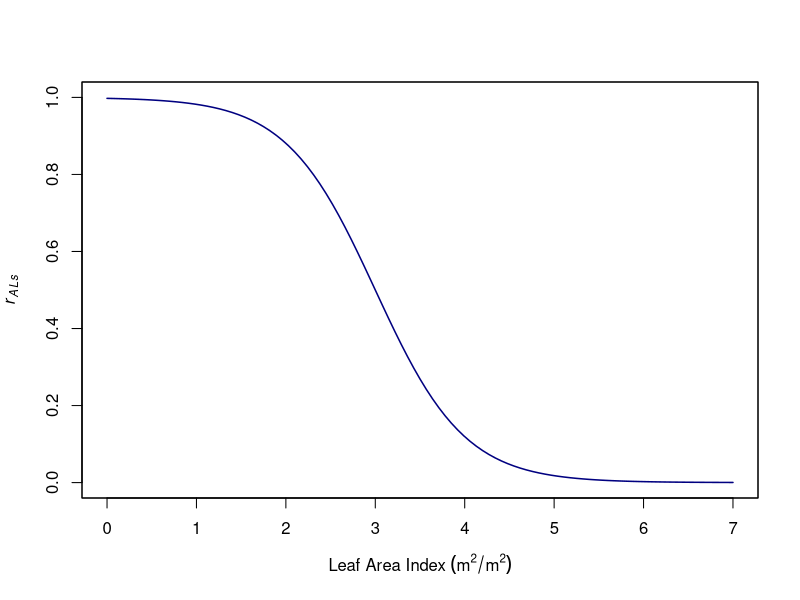
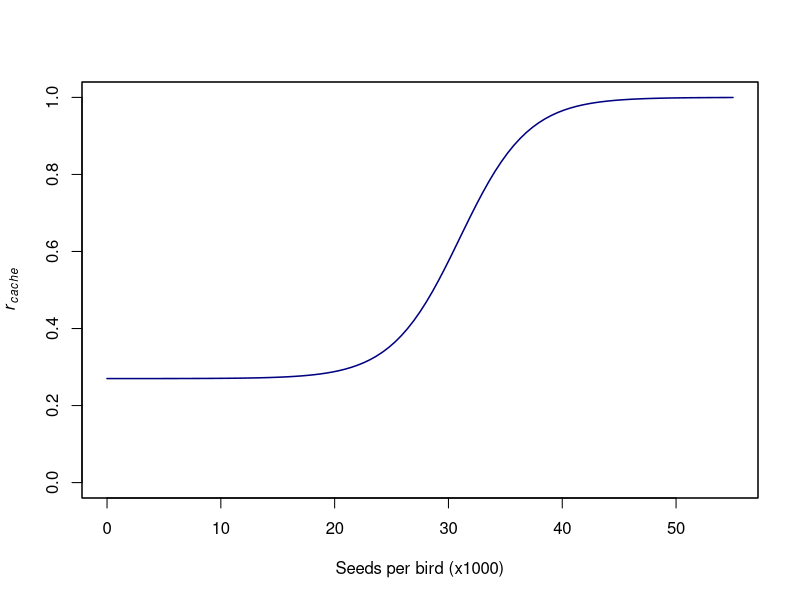
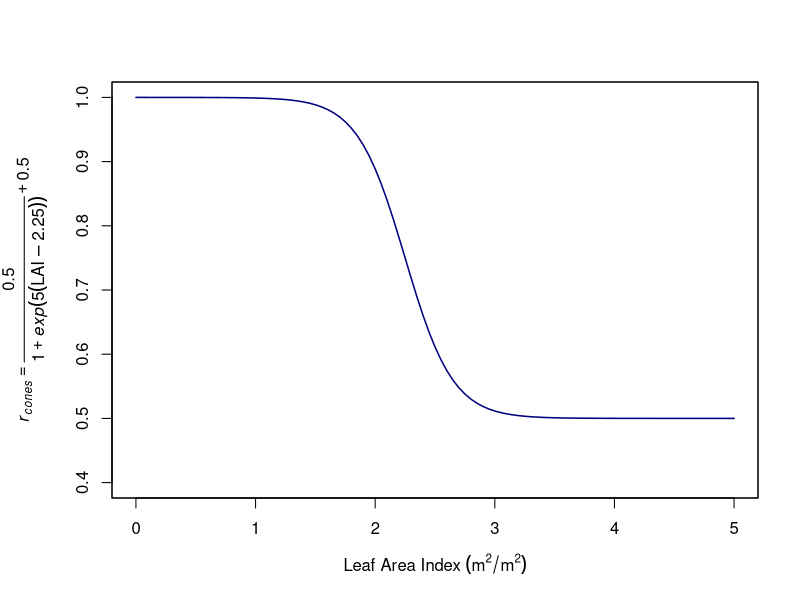
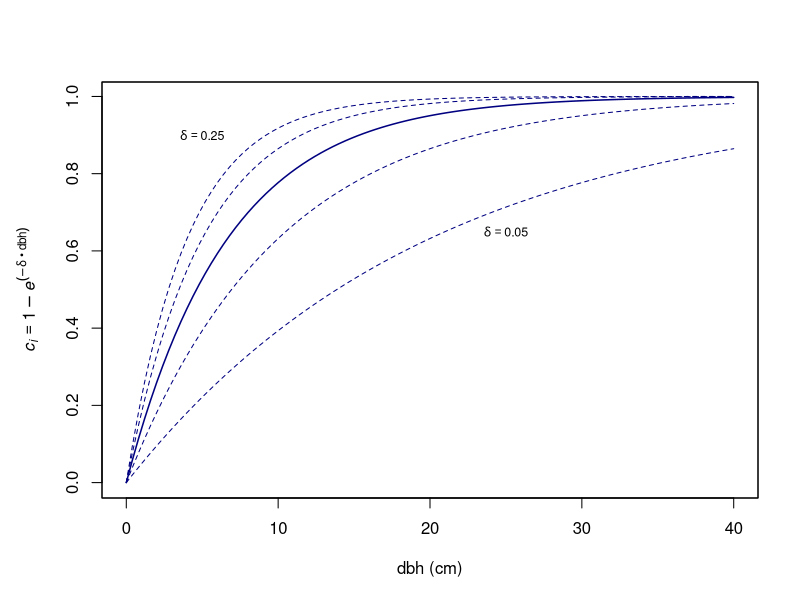

Generate these figures, in order, with R:
###################################################
### Functions for Non-linear Parameters
####################################################
rm(list=ls())
######################################################################
nonlinear <- function(Grid=FALSE,KeanePts=FALSE,Coop=FALSE,Keane=FALSE) {

# Coop = Plot Jon Coop's field data relationship between age vs. fecundity
# Keane = Plot r.ALs relationships from Keane et al. 1996
# KeanePts = Plot the raw points from Keane et al. 1990 paper for r.cache function
# Plots = how many plots to make (4 = all)
# Grid = plot graphs in a 2 graphs/pane window

##################################################################
################# General Sigmoid Function #######################
### K = asymptote; c = inflection point; m = slope of line at c ##
##################################################################
if (Coop) {
K = 0.5; c = 24; m = 5.5; a=1              ### From Jon Coop's data on Age vs Fecundity field data
curve(K/(1+exp((-x+c)/m)), from = 0, to = 75)
}
########################################################
### Make decreasing fecundity as a fuction of density ##
############################################################################
### a + K = max fecundity (upper bound); K = min fecundity (lower bound) 
### b = strength of relationship (initial slope)
############################################################################
### x = LAI in following equations; from Keane et al. (1996) Fire-BGC
if (Keane) {
par(mfrow=c(1,2))
curve(exp(-0.8*x), from= 0, to= 5, col=2, lwd=1.5, xlab = expression(paste(Leaf," ", Area," ", Index," ", (m^2/m^2))), ylab="r.als", main="Relationship between LAI and r.als")
curve(exp(-0.35*(x+0.5)), from= 0, to= 5, col=3, lwd=1.5, add=T) 
curve(1-exp(-0.25*x-0.2), from= 0, to= 5, col=4, lwd=1.5, add=T)
}




#######################
### r.ALs in our Model
#######################
if (Grid) par(mfrow=c(2,2))
p = 3; m = 2; a = 1
curve(a/(1+exp(m*(x-p))), from= 0, to= 7, 
	ylim= c(0,1), 
	xlab = expression(paste(Leaf," ", Area," ", Index," ", (m^2/m^2))),
	ylab= expression(italic(r[ALs])), 
	main= "",
	col='navy', 
	lwd=1.5); box()





#####################################
### r.cache factor function  (Keane et al. 1996)
#####################################
if (KeanePts) {
x = c(0.00001, seq(120, 600, 60))*60/1000
y = c(0.24, 0.25, 0.255, 0.27, 0.29, 0.33, 0.4, 0.48, 0.6, 0.99)
plot(x,y, ylim=c(0,1), xlab='Seeds/Bird')
}






########################
########################
### 58.8 seed/cone
### K + b = Upper bound ### b = Lower bound ### c = point of inflexion ### m = slope at c
K = 0.73; c = 31; m = 3; b = 0.27
curve(K/(1+exp((c-x)/m)) + b, from= 0, to= 55, 
	ylim=c(0,1), 
	col= "navy", lwd=1.5, 
	main= "", 
	xlab= "Seeds per bird (x1000)", 
	ylab=expression(italic(r[cache]))); box()

# Alternative version w/o nBirds
#K = 0.73; c = 93; m = 9; b = 0.27
#curve(K/(1+exp((c-x)/m)) + b, from= 0, to= 150,
#	ylim = c(0,1), 
#	col = "navy", lwd=1.5, 
#	main = "", 
#	xlab = "Seeds/ha (x1000)",
#	#xlab = expression(paste(frac("seeds","hectare"))),
#	ylab = expression(italic(r[cache])))






##################################################################
### a+K = max fecundity (upper bound); K = min fecundity (lower bound)
### p = inflection point; m = slope at p
##################################################################
p = 2.25; m = 5; a = 0.5; K= 0.5
par(mar=c(5,5.5,4,2)+0.1)
curve((a/(1+exp(m*(x-p)))+K), from= 0, to= 5, ylim=c(0.4,1), 
	ylab = expression(paste(italic(r[cones])==frac(0.5,1+italic(exp)(5*(LAI-2.25)))+0.5)),
	main = "", 
	xlab = expression(paste(Leaf," ", Area," ", Index," ", (m^2/m^2))), 
	col='navy', 
	lwd=1.5); box()


#####################################
### Infection cost reduction factor (FireBGC - Keane et al. 1996)
#####################################
par(mar=c(5,5,4,2)+0.1)
delta = c(0.05, 0.10, 0.15, 0.20, 0.25)
curve(1-exp(-delta[3]*x), 
	from= 0, to= 40,
	lwd= 1.5, 
	col= "navy",
	xlab="dbh (cm)",
	ylab= expression(italic(c[i])==1-italic(e)^(-delta*" • "*dbh)),
	main= ""); box()

for (i in c(1,2,4,5)){
curve(1-exp(-delta[i]*x), 
	from= 0, to= 40,
	col= "navy",
	xlab= "",
	ylab= "",
	main= "",
	lwd= 1,
	lty = 2,
	add= T)}
	text(25,0.65, expression(delta==0.05), cex=0.75)
	text(5,0.9, expression(delta==0.25), cex=0.75)

} # END FUNCTION

nonlinear()
